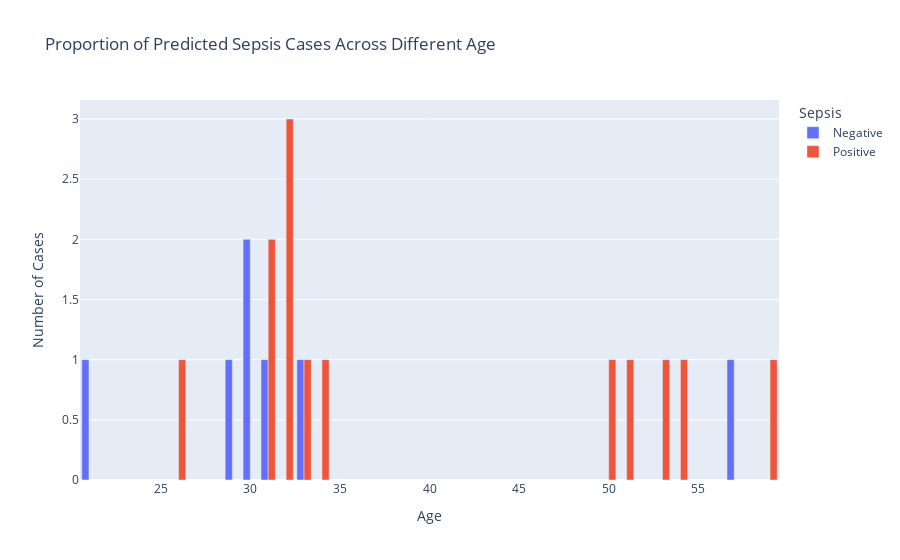

Notebook cell for this chart:
### Markdown cell above
3. Are certain age more frequently predicted to have sepsis than others?

### Code cell
# group
group_df = df_train.groupby(['Age', 'Sepssis']).size().reset_index(name='Count')

#plot
fig = px.bar(
    group_df, 
    x='Age', 
    y='Count', 
    color='Sepssis', 
    barmode='group',
    title='Proportion of Predicted Sepsis Cases Across Different Age',
    labels={'Age': 'Age', 'Count': 'Number of Cases', 'Sepssis': 'Predicted Sepsis'}
)


fig.update_layout(
    xaxis_title='Age',
    yaxis_title='Number of Cases',
    legend_title=' Sepsis',
    showlegend=True
)

fig.show()

### Figure 1 — Plotly figure (JSON) as saved in the notebook; plotly's stock layout.template omitted (floating-point values rounded to 4 significant figures)
{"data": [{"alignmentgroup": "True", "hovertemplate": "Predicted Sepsis=Negative<br>Age=%{x}<br>Number of Cases=%{y}<extra></extra>", "legendgroup": "Negative", "marker": {"color": "#636efa", "pattern": {"shape": ""}}, "name": "Negative", "offsetgroup": "Negative", "orientation": "v", "showlegend": true, "textposition": "auto", "type": "bar", "x": [21, 29, 30, 31, 33, 57], "xaxis": "x", "y": [1, 1, 2, 1, 1, 1], "yaxis": "y"}, {"alignmentgroup": "True", "hovertemplate": "Predicted Sepsis=Positive<br>Age=%{x}<br>Number of Cases=%{y}<extra></extra>", "legendgroup": "Positive", "marker": {"color": "#EF553B", "pattern": {"shape": ""}}, "name": "Positive", "offsetgroup": "Positive", "orientation": "v", "showlegend": true, "textposition": "auto", "type": "bar", "x": [26, 31, 32, 33, 34, 50, 51, 53, 54, 59], "xaxis": "x", "y": [1, 2, 3, 1, 1, 1, 1, 1, 1, 1], "yaxis": "y"}], "layout": {"barmode": "group", "legend": {"title": {"text": " Sepsis"}, "tracegroupgap": 0}, "showlegend": true, "title": {"text": "Proportion of Predicted Sepsis Cases Across Different Age"}, "xaxis": {"anchor": "y", "domain": [0, 1], "title": {"text": "Age"}}, "yaxis": {"anchor": "x", "domain": [0, 1], "title": {"text": "Number of Cases"}}}}
